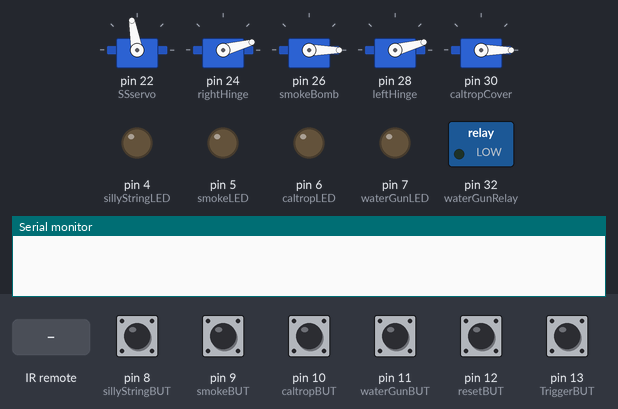
Bench run of a sketch on a simulated Arduino Mega 2560, built with avr-gcc and run on an emulated ATmega2560. On the bench: 5 × servo, switched loads named in the sketch (green lamp = pin HIGH), output pins drawn as LEDs (lit = HIGH), the last lines printed to the serial monitor. Inputs (shaded band) come from the test bench; at power-on: pin 8 (sillyStringBUT), pin 9 (smokeBUT), pin 10 (caltropBUT), pin 11 (waterGunBUT), pin 12 (resetBUT), pin 13 (TriggerBUT) LOW.

Above: at 1.2 s.
1.3 s: infrared code 0x290623A5 received
At 1.6 s:
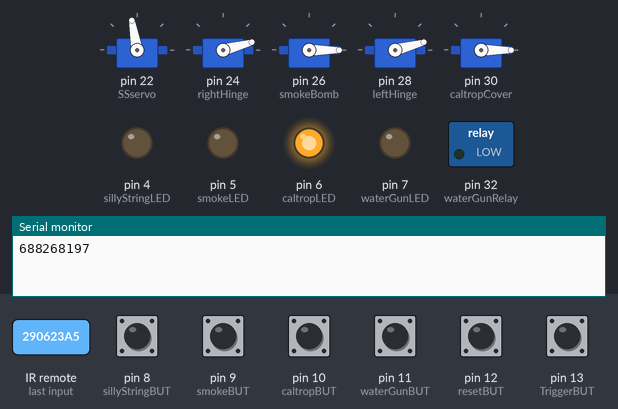
2.8 s: pin 8 (sillyStringBUT) pulled HIGH for 0.15 s
At 4.0 s:
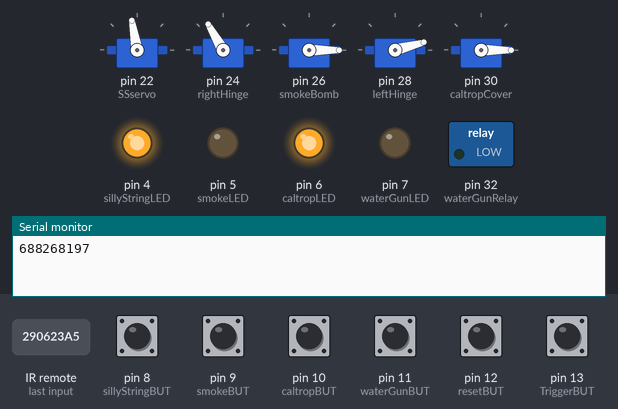
4.4 s: pin 9 (smokeBUT) pulled HIGH for 0.15 s
At 5.3 s:
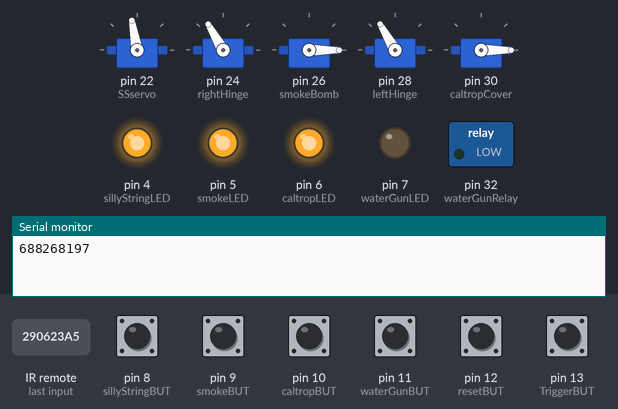
6.0 s: pin 10 (caltropBUT) pulled HIGH for 0.15 s
At 6.5 s:
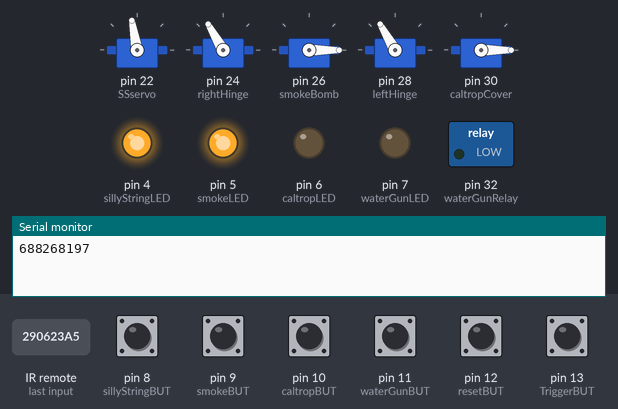
7.6 s: pin 11 (waterGunBUT) pulled HIGH for 0.15 s
At 8.8 s:
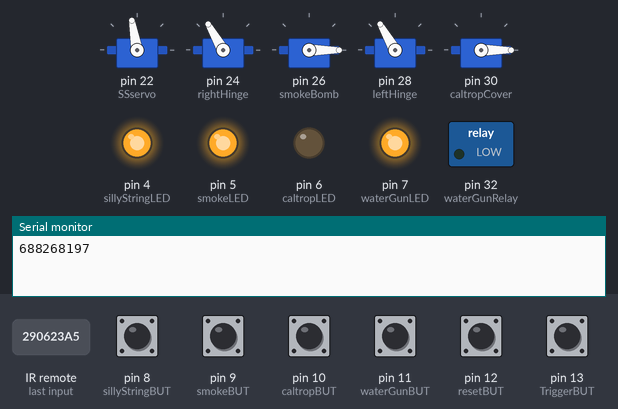
9.2 s: pin 13 (TriggerBUT) pulled HIGH for 0.15 s
At 9.27 s:
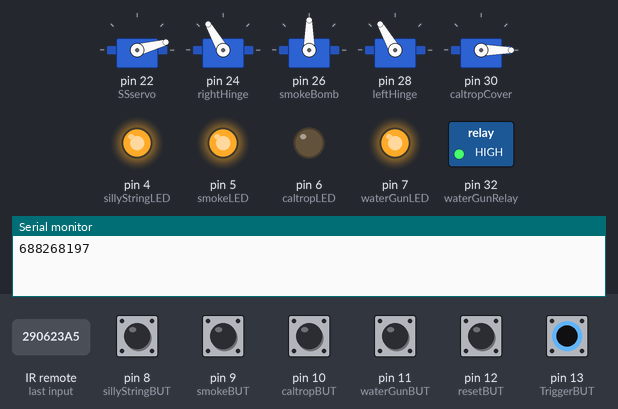
Timing chart, 0 to 11.8 s (numbered marks = the images above; inputs shaded):
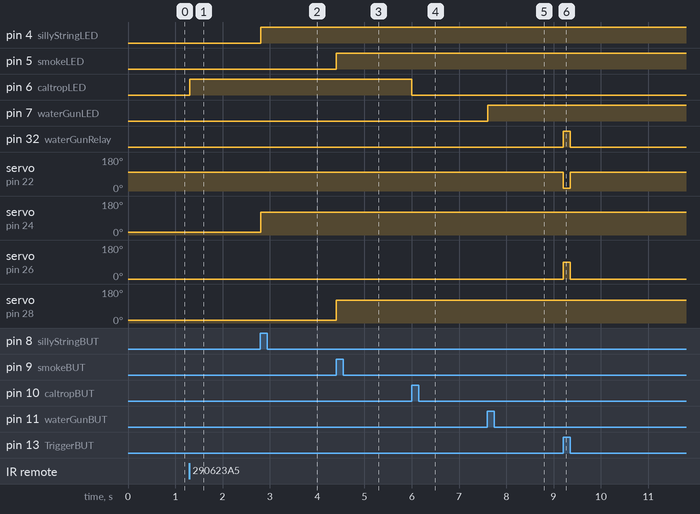

The sketch:

_006QDiv.ino
```cpp
/*
 * Weapon arming panel for HackPittsburgh's PPPRS car 2013
 * based on:
 * IRremote: IRrecvDump - dump details of IR codes with IRrecv
 * by Ken Shirriff
 * http://arcfn.com
 * JVC and Panasonic protocol added by Kristian Lauszus (Thanks to zenwheel and other people at the original blog post)
 * Heavily modified by Steve Spence, http://arduinotronics.blogspot.com
 * Heavily modified by Jay Pee for Hack Pittsburgh http://www.hackpittsburgh.org 2013
*/

#include <IRremote.h>
#include <Bounce.h>
#include <Servo.h>

int sillyStringLED = 4;             	// LED connected to digital pin
int smokeLED = 5;               	// LED connected to digital pin
int caltropLED = 6;             	// LED connected to digital pin
int waterGunLED = 7;             	// LED connected to digital pin
int sillyStringBUT = 8;                 // Button connected to digital pin
int smokeBUT = 9;                       // Button connected to digital pin
int caltropBUT = 10;                    // Button connected to digital pin
int waterGunBUT = 11;                   // Button connected to digital pin

int resetBUT = 12;                      // Reset Switch on pin 12
int TriggerBUT = 13;                    // Button connected to digital pin 13

int RECV_PIN = 19;                      // IR reciever

int waterGunRelay = 32;                 // 5V Relay connected to pin 32

// ~~~~~~~~~~~~~~~~~~~~~~~~~~~ Debouncing
Bounce caltropBounce = Bounce( caltropBUT, 5);
Bounce waterGunBounce = Bounce( waterGunBUT, 5);
Bounce smokeBounce = Bounce( smokeBUT, 5);
Bounce sillyStringBounce = Bounce( sillyStringBUT, 5);
int caltropVal = 0;
int caltropState = 0;
int waterGunVal = 0;
int waterGunState = 0;
int smokeVal = 0;
int smokeState = 0;
int sillyStringVal = 0;
int sillyStringState = 0;

IRrecv irrecv(RECV_PIN);
decode_results results;

int reset = 0;
int TRIGGER = 0;                        // FIRE ZE MISSILES!!!!!!!!!!!!!!

// ~~~~~~~~~~~~~~~~~~~~~~~~~~~~~~~~~~~~~~~~~~~~~~~~ SERVOS ~~~~~~~~~~~~~~~~~~~~~~~~~~~~~~~~~~~~~~~~~~~~~~~~~

// SSservo (silly String)
Servo SSservo;                // create servo object to control a servo
Servo rightHinge;
Servo smokeBomb;
Servo leftHinge;
Servo caltropCover;

// Silly String Firing
void SSservoUp() {
  SSservo.write(100);
}
void SSservoDown() {
  SSservo.write(15);
}

// Silly String Hinge Control
void rightHingeUp() {
  rightHinge.write(120);
}
void rightHingeDown() {
  rightHinge.write(15);
}

// Smoke Fire Control
void airTubeOpen() {
  smokeBomb.write(90);
}
void airTubeCrimp() {
  smokeBomb.write(0);
}

// Smoke Hinge Control
void leftHingeUp() {
  leftHinge.write(120);
}
void leftHingeDown() {
  leftHinge.write(15);
}

// Caltrop Cover Control
void caltropCoverOpen() {
  caltropCover.write(90);
}
void caltropCoverClosed() {
  caltropCover.write(0);
}

// ~~~~~~~~~~~~~~~~~~~~~~~~~~~ VOID SETUP ~~~~~~~~~~~~~~~~~~~~~~~~~~~~~~~~~~~~~~~~~~~~~~~~~~~~~~~~~~~~~~~~~~~

void setup()
{
  Serial.begin(9600);
  irrecv.enableIRIn(); // Start the receiver
  pinMode(caltropLED, OUTPUT);  	// sets the digital pin as output
  pinMode(waterGunLED, OUTPUT);  	// sets the digital pin as output
  pinMode(smokeLED, OUTPUT);  	        // sets the digital pin as output
  pinMode(sillyStringLED, OUTPUT);  	// sets the digital pin as output
  pinMode(waterGunRelay, OUTPUT);       // sets the ditigal pin as output
  pinMode(caltropBUT, INPUT);           // sets the digital pin as input
  pinMode(waterGunBUT, INPUT);          // sets the digital pin as input
  pinMode(smokeBUT, INPUT);             // sets the digital pin as input
  pinMode(sillyStringBUT, INPUT);       // sets the digital pin as input
  pinMode(resetBUT, INPUT);             // sets the digital pin as input
  pinMode(TriggerBUT, INPUT);           // sets the digital pin as input
  SSservo.attach(22);                    // attaches the servo on pin 3 to the servo object
  SSservoUp();
  rightHinge.attach(24);                 // "      "      "      "    4      "    "
  rightHingeDown();
  smokeBomb.attach(26);
  airTubeCrimp();
  leftHinge.attach(28);
  leftHingeDown();
  caltropCover.attach(30);
  caltropCoverClosed();

}

// ~~~~~~~~~~~~~~~~~~~~~~~~~~~~~~~ OTHER FUNCTIONS ~~~~~~~~~~~~~~~~~~~~~~~~~~~~~~~~~~~~~~~~~~~~~~~~~~~~~~~~~~~~~~~~~~~~~~~~~

void CALTROPS() {
  if (digitalRead(caltropLED) == 0){
  digitalWrite(caltropLED, HIGH);   // sets the LED on
  } else if (digitalRead(caltropLED) == 1) {
  digitalWrite(caltropLED, LOW);   // sets the LED off
  }
}

void WATERGUN() {
  if (digitalRead(waterGunLED) == 0){
  digitalWrite(waterGunLED, HIGH);   // sets the LED on
  } else if (digitalRead(waterGunLED) == 1) {
  digitalWrite(waterGunLED, LOW);   // sets the LED off
  }
}

void SMOKE() {
  if (digitalRead(smokeLED) == 0){
  digitalWrite(smokeLED, HIGH);   // sets the LED on
  leftHingeUp();
  } else if (digitalRead(smokeLED) == 1) {
  digitalWrite(smokeLED, LOW);   // sets the LED off
  leftHingeDown();
  airTubeCrimp();
  }
}

void SILLYSTRING() {
  if (digitalRead(sillyStringLED) == 0){
  digitalWrite(sillyStringLED, HIGH);   // sets the LED on
  rightHingeUp();
  } else if (digitalRead(sillyStringLED) == 1) {
  digitalWrite(sillyStringLED, LOW);   // sets the LED off
  rightHingeDown();
  SSservoUp();
  }
}

void ledstop() {
  digitalWrite(waterGunLED, LOW);   // sets the LED off
  digitalWrite(caltropLED, LOW);   // sets the LED off
  digitalWrite(smokeLED, LOW);   // sets the LED off
  digitalWrite(sillyStringLED, LOW);   // sets the LED off
  SSservoUp();
  rightHingeDown();
  leftHingeDown();
  airTubeCrimp();
  digitalWrite(waterGunRelay, LOW);
  caltropCoverClosed();
}

void mainFiringSequence() {
  if (digitalRead(sillyStringLED) == 1) {
    SSservoDown();
  }
  if (digitalRead(smokeLED) == 1) {
    airTubeOpen();
  }
  if (digitalRead(caltropLED) == 1) {
    caltropCoverOpen();
  }
  if (digitalRead(waterGunLED) == 1) {
    digitalWrite(waterGunRelay, HIGH);
  }
}
void stopShooting() {
  SSservoUp();
  digitalWrite(waterGunRelay, LOW);
  airTubeCrimp();
  caltropCoverClosed();
}


// ~~~~~~~~~~~~~~~~~~~~~~~~~~~~~ VOID LOOP ~~~~~~~~~~~~~~~~~~~~~~~~~~~~~~~~~~~~~~~~~~~~~~~~~~~~
void loop() {

  TRIGGER = digitalRead(TriggerBUT);
  if (TRIGGER == HIGH) {
    mainFiringSequence();
  } else if (TRIGGER == LOW) {
    stopShooting();
  }


  reset = digitalRead(resetBUT);
  if (reset == HIGH) {
    ledstop();

  }

  // call to the debouncing library/functions
  caltropBounce.update();
  waterGunBounce.update();
  smokeBounce.update();
  sillyStringBounce.update();

  // button inputs
  caltropVal = caltropBounce.read();
  waterGunVal = waterGunBounce.read();
  smokeVal = smokeBounce.read();
  sillyStringVal = sillyStringBounce.read();

  if (caltropVal == true && caltropState == false) {
    CALTROPS();
  }
  caltropState = caltropVal;

  if (waterGunVal == true && waterGunState == false) {
    WATERGUN();
  }
  waterGunState = waterGunVal;

  if (smokeVal == true && smokeState == false) {
    SMOKE();
  }
  smokeState = smokeVal;

  if (sillyStringVal == true && sillyStringState == false) {
    SILLYSTRING();
  }
  sillyStringState = sillyStringVal;


  if (irrecv.decode(&results)) {

	long int decCode = results.value;
	Serial.println(decCode);
	switch (results.value) {

        // For FOB
  	case 61737:
          CALTROPS();
        break;

  	case 61897:
          WATERGUN();
    	break;

        case 61769:
          SMOKE();
    	break;

        case 61865:
          SILLYSTRING();
    	break;

        case 61809:
          ledstop();
    	break;

        // For Watch
  	case 688268197:
          CALTROPS();
        break;

  	case 694752261:
          WATERGUN();
    	break;

        case -1678958473:
          SMOKE();
    	break;

        case -1139104511:
          SILLYSTRING();
    	break;

        case -786483649:
          ledstop();
    	break;

        default:
    	Serial.println("Waiting ...");
	}

	irrecv.resume(); // Receive the next value
  }
}
```

Measured:
- after the input at 1.3 s, pin 6 (caltropLED): LOW → HIGH at once
- after the input at 2.8 s, pin 4 (sillyStringLED): LOW → HIGH at once; servo on pin 24 (rightHinge): 15° → 120° at once
- after the input at 4.4 s, pin 5 (smokeLED): LOW → HIGH at once; servo on pin 28 (leftHinge): 15° → 120° at once
- after the input at 6.0 s, pin 6 (caltropLED): HIGH → LOW at once
- after the input at 7.6 s, pin 7 (waterGunLED): LOW → HIGH at once
- after the input at 9.2 s, pin 32 (waterGunRelay): LOW → HIGH at once, → LOW 0.15 s later; servo on pin 22 (SSservo): 100° → 15° at once, → 100° 0.15 s later; servo on pin 26 (smokeBomb): 0° → 90° at once, → 0° 0.15 s later
